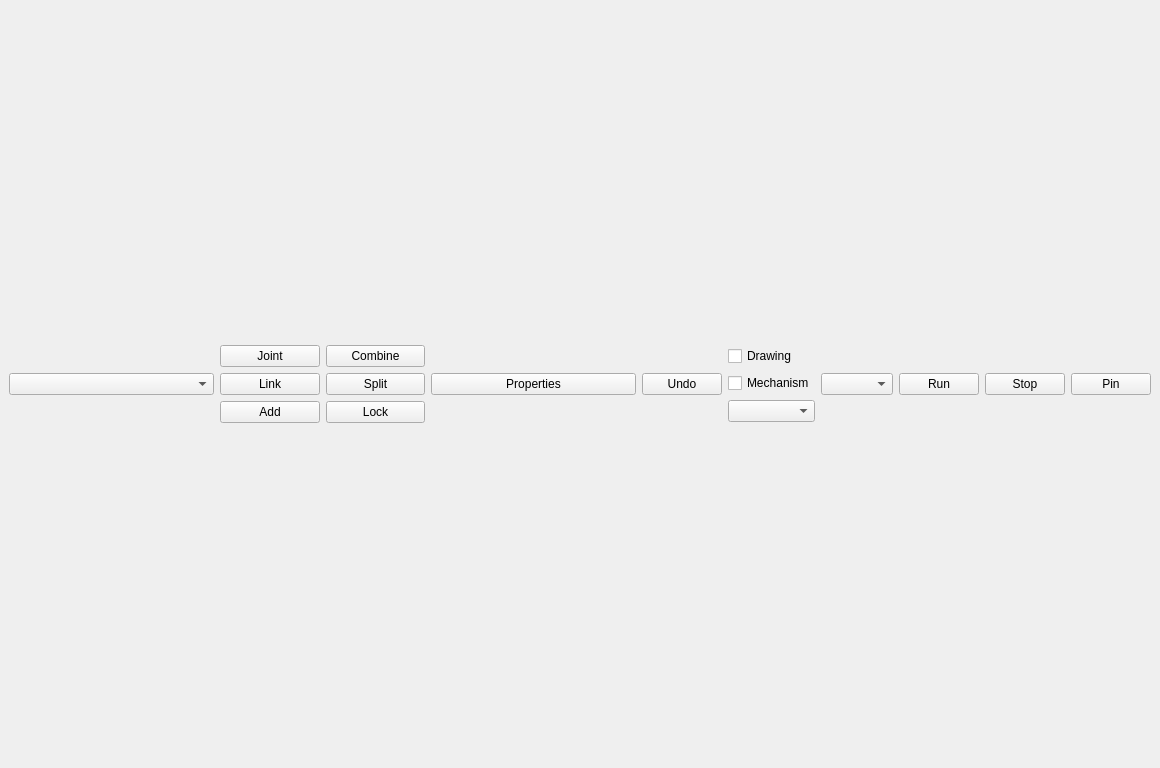
<?xml version="1.0" encoding="UTF-8"?>
<ui version="4.0">
 <class>MainWindow</class>
 <widget class="QMainWindow" name="MainWindow">
  <property name="geometry">
   <rect>
    <x>0</x>
    <y>0</y>
    <width>1160</width>
    <height>768</height>
   </rect>
  </property>
  <property name="windowTitle">
   <string>MainWindow</string>
  </property>
  <widget class="QWidget" name="centralWidget">
   <layout class="QVBoxLayout" name="verticalLayout_3">
    <item>
     <layout class="QHBoxLayout" name="horizontalLayout">
      <item>
       <widget class="QComboBox" name="partListBox"/>
      </item>
      <item>
       <layout class="QGridLayout" name="gridLayout">
        <item row="0" column="0">
         <widget class="QPushButton" name="JointButton">
          <property name="text">
           <string>Joint</string>
          </property>
         </widget>
        </item>
        <item row="2" column="0">
         <widget class="QPushButton" name="AddButton">
          <property name="text">
           <string>Add</string>
          </property>
         </widget>
        </item>
        <item row="1" column="1">
         <widget class="QPushButton" name="SplitButton">
          <property name="text">
           <string>Split</string>
          </property>
         </widget>
        </item>
        <item row="1" column="0">
         <widget class="QPushButton" name="LinkButton">
          <property name="text">
           <string>Link</string>
          </property>
         </widget>
        </item>
        <item row="0" column="1">
         <widget class="QPushButton" name="CombineButton">
          <property name="text">
           <string>Combine</string>
          </property>
         </widget>
        </item>
        <item row="2" column="1">
         <widget class="QPushButton" name="pushButton_6">
          <property name="text">
           <string>Lock</string>
          </property>
         </widget>
        </item>
       </layout>
      </item>
      <item>
       <widget class="QPushButton" name="PropertiesButton">
        <property name="text">
         <string>Properties</string>
        </property>
       </widget>
      </item>
      <item>
       <layout class="QHBoxLayout" name="horizontalLayout_2">
        <item>
         <widget class="QPushButton" name="UndoButton">
          <property name="text">
           <string>Undo</string>
          </property>
         </widget>
        </item>
        <item>
         <layout class="QVBoxLayout" name="verticalLayout_2">
          <item>
           <widget class="QCheckBox" name="checkBox">
            <property name="text">
             <string>Drawing</string>
            </property>
           </widget>
          </item>
          <item>
           <widget class="QCheckBox" name="checkBox_2">
            <property name="text">
             <string>Mechanism</string>
            </property>
           </widget>
          </item>
          <item>
           <widget class="QComboBox" name="comboBox_2"/>
          </item>
         </layout>
        </item>
        <item>
         <widget class="QComboBox" name="comboBox_3"/>
        </item>
       </layout>
      </item>
      <item>
       <layout class="QHBoxLayout" name="horizontalLayout_3">
        <item>
         <widget class="QPushButton" name="RunButton">
          <property name="text">
           <string>Run</string>
          </property>
         </widget>
        </item>
        <item>
         <widget class="QPushButton" name="StopButton">
          <property name="text">
           <string>Stop</string>
          </property>
         </widget>
        </item>
        <item>
         <widget class="QPushButton" name="PinButton_11">
          <property name="text">
           <string>Pin</string>
          </property>
         </widget>
        </item>
       </layout>
      </item>
     </layout>
    </item>
    <item>
     <layout class="QVBoxLayout" name="graphics"/>
    </item>
   </layout>
  </widget>
 </widget>
 <resources/>
 <connections/>
</ui>
